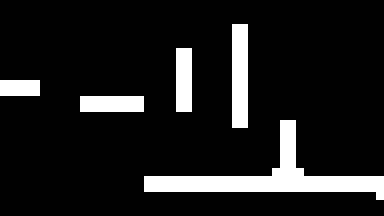

This game map was drawn from its Tiled (.tmx) file and the tilesets committed beside it. A one-line description and the trimmed map source follow:
An orthogonal 48x27 tile map with 8x8 px tiles, 2 tile layers (Black, White), 2 tilesets and 9 objects (3x Player, 2x LevelChange).

<map version="1.0" tiledversion="1.1.2" orientation="orthogonal" renderorder="right-down" width="48" height="27" tilewidth="8" tileheight="8" infinite="0" nextobjectid="19">
 <properties>
  <property name="A" type="bool" value="true" />
 </properties>
 <tileset firstgid="1" name="spritesheet0" tilewidth="8" tileheight="8" tilecount="68" columns="4">
  <image source="spritesheets/spritesheet0.png" width="32" height="136" />
  <tile id="4">
   <properties>
    <property name="collidable" type="bool" value="true" />
    <property name="shadows" type="bool" value="true" />
   </properties>
  </tile>
  <tile id="12">
   <properties>
    <property name="collidable" type="bool" value="true" />
    <property name="damaging" type="bool" value="true" />
   </properties>
  </tile>
  <tile id="34">
   <objectgroup draworder="index">
    <object id="6" x="-0.0909091" y="4.18182" width="7.18182" height="3.72727" />
    <object id="7" x="-0.0909091" y="4.18182" width="7.18182" height="3.90909" />
   </objectgroup>
  </tile>
  <tile id="56">
   <animation>
    <frame tileid="56" duration="100" />
    <frame tileid="60" duration="25" />
    <frame tileid="56" duration="400" />
    <frame tileid="64" duration="500" />
    <frame tileid="56" duration="50" />
    <frame tileid="64" duration="200" />
    <frame tileid="60" duration="25" />
    <frame tileid="64" duration="200" />
    <frame tileid="56" duration="300" />
   </animation>
  </tile>
  <tile id="57">
   <animation>
    <frame tileid="57" duration="100" />
    <frame tileid="61" duration="25" />
    <frame tileid="57" duration="400" />
    <frame tileid="65" duration="500" />
    <frame tileid="57" duration="50" />
    <frame tileid="64" duration="200" />
    <frame tileid="61" duration="25" />
    <frame tileid="65" duration="200" />
    <frame tileid="57" duration="300" />
   </animation>
  </tile>
  <tile id="58">
   <animation>
    <frame tileid="58" duration="100" />
    <frame tileid="62" duration="25" />
    <frame tileid="58" duration="400" />
    <frame tileid="66" duration="500" />
    <frame tileid="58" duration="50" />
    <frame tileid="66" duration="200" />
    <frame tileid="62" duration="25" />
    <frame tileid="66" duration="200" />
    <frame tileid="58" duration="300" />
   </animation>
  </tile>
  <tile id="59">
   <animation>
    <frame tileid="59" duration="100" />
    <frame tileid="63" duration="25" />
    <frame tileid="59" duration="400" />
    <frame tileid="64" duration="500" />
    <frame tileid="59" duration="50" />
    <frame tileid="67" duration="200" />
    <frame tileid="63" duration="25" />
    <frame tileid="67" duration="200" />
    <frame tileid="59" duration="300" />
   </animation>
  </tile>
 </tileset>
 <tileset firstgid="69" name="spritesheet0" tilewidth="8" tileheight="8" tilecount="68" columns="4">
  <image source="spritesheets/spritesheet0.png" width="32" height="136" />
  <tile id="4">
   <properties>
    <property name="collidable" type="bool" value="true" />
    <property name="shadows" type="bool" value="true" />
   </properties>
  </tile>
  <tile id="12">
   <properties>
    <property name="collidable" type="bool" value="true" />
    <property name="damaging" type="bool" value="true" />
   </properties>
  </tile>
  <tile id="34">
   <objectgroup draworder="index">
    <object id="6" x="-0.0909091" y="4.18182" width="7.18182" height="3.72727" />
    <object id="7" x="-0.0909091" y="4.18182" width="7.18182" height="3.90909" />
   </objectgroup>
  </tile>
  <tile id="56">
   <animation>
    <frame tileid="56" duration="100" />
    <frame tileid="60" duration="25" />
    <frame tileid="56" duration="400" />
    <frame tileid="64" duration="500" />
    <frame tileid="56" duration="50" />
    <frame tileid="64" duration="200" />
    <frame tileid="60" duration="25" />
    <frame tileid="64" duration="200" />
    <frame tileid="56" duration="300" />
   </animation>
  </tile>
  <tile id="57">
   <animation>
    <frame tileid="57" duration="100" />
    <frame tileid="61" duration="25" />
    <frame tileid="57" duration="400" />
    <frame tileid="65" duration="500" />
    <frame tileid="57" duration="50" />
    <frame tileid="64" duration="200" />
    <frame tileid="61" duration="25" />
    <frame tileid="65" duration="200" />
    <frame tileid="57" duration="300" />
   </animation>
  </tile>
  <tile id="58">
   <animation>
    <frame tileid="58" duration="100" />
    <frame tileid="62" duration="25" />
    <frame tileid="58" duration="400" />
    <frame tileid="66" duration="500" />
    <frame tileid="58" duration="50" />
    <frame tileid="66" duration="200" />
    <frame tileid="62" duration="25" />
    <frame tileid="66" duration="200" />
    <frame tileid="58" duration="300" />
   </animation>
  </tile>
  <tile id="59">
   <animation>
    <frame tileid="59" duration="100" />
    <frame tileid="63" duration="25" />
    <frame tileid="59" duration="400" />
    <frame tileid="64" duration="500" />
    <frame tileid="59" duration="50" />
    <frame tileid="67" duration="200" />
    <frame tileid="63" duration="25" />
    <frame tileid="67" duration="200" />
    <frame tileid="59" duration="300" />
   </animation>
  </tile>
 </tileset>
 <layer name="Black" width="48" height="27">
  <data>[1296 cells, 1296 non-empty, 1 distinct tile ids]</data>
 </layer>
 <layer name="White" width="48" height="27">
  <data>[1296 cells, 145 non-empty, 1 distinct tile ids]</data>
 </layer>
 <objectgroup name="Object Layer 1">
  <object id="5" name="LevelChange" x="368" y="144" width="16" height="32">
   <properties>
    <property name="level" value="level3" />
   </properties>
  </object>
  <object id="6" name="Player" x="16" y="64" width="8" height="16">
   <properties>
    <property name="location" value="level1" />
   </properties>
  </object>
  <object id="7" name="Player" x="16" y="64" width="8" height="16">
   <properties>
    <property name="location" value="level2" />
   </properties>
  </object>
  <object id="8" name="LevelChange" x="0" y="48" width="8" height="32">
   <properties>
    <property name="level" value="level1" />
   </properties>
  </object>
  <object id="9" name="Player" x="352" y="160" width="8" height="16">
   <properties>
    <property name="location" value="level3" />
   </properties>
  </object>
 </objectgroup>
</map>
